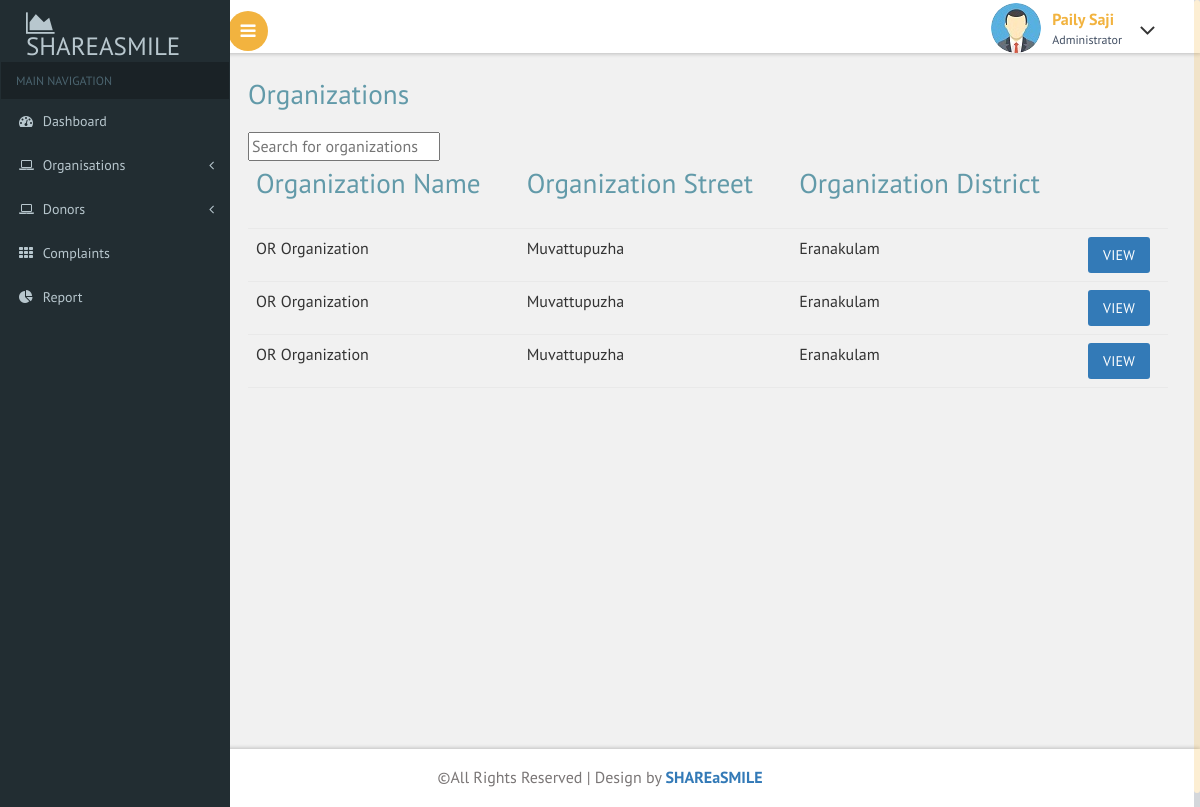
/admin/organizations.php, run on an earlier commit of the app's database.
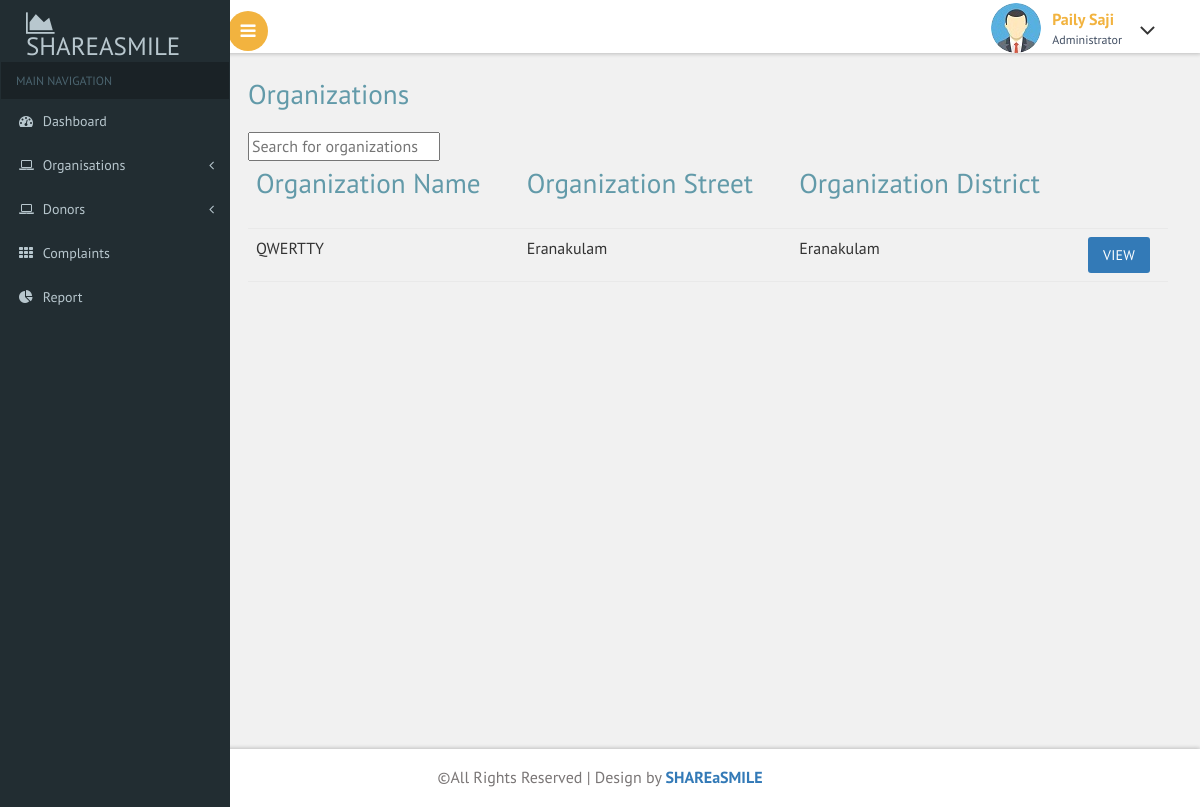
And on a later commit of the database.
### tables this page shows
CREATE TABLE `registration_organisation` (
  `full_name` varchar(100) NOT NULL,
  `email` varchar(100) NOT NULL,
  `phone` varchar(20) NOT NULL,
  `street` varchar(100) NOT NULL,
  `district` varchar(100) NOT NULL,
  `pincode` varchar(10) NOT NULL,
  `organisation_id` int(11) NOT NULL,
  `organisation_name` varchar(100) NOT NULL,
  `organisation_email` varchar(100) NOT NULL,
  `organisation_phone` varchar(20) NOT NULL,
  `organisation_street` varchar(100) NOT NULL,
  `organistion_district` varchar(100) NOT NULL,
  `organisation_pincode` varchar(10) NOT NULL,
  `organisation_licence_number` varchar(50) NOT NULL,
  `organisation_licence_file` varchar(200) NOT NULL,
  `verify_status` int(11) NOT NULL
);

### admin/organizations.php (the view, shortened to what this page needs)
<?php
include("header.php");
?>
<div id="page-wrapper">
    <div class="main-page">
        <h2 class="title1">Organizations</h2>
        <input type="text" id="searchInput" placeholder="Search for organizations">
        <table class="table table-hover">
            <thead>
                <th>
                    <h2 class="title1">Organization Name</h2>
                </th>
                <th>
                    <h2 class="title1">Organization Street</h2>
                </th>
                <th>
                    <h2 class="title1">Organization District</h2>
                </th>
                <th></th>
            </thead>
            <tbody>
                <?php
                require("connect.php");
                $sql = "SELECT * FROM registration_organisation WHERE verify_status=0";
                $res = mysqli_query($conn, $sql);
                if (mysqli_num_rows($res) > 0) {
                    while ($row = mysqli_fetch_assoc($res)) {
                        ?>
                        <tr class="organization-row">
                            <td><?php echo $row['organisation_name'] ?></td>
                            <td><?php echo $row['organisation_street'] ?></td>
                            <td><?php echo $row['organistion_district'] ?></td>
                            <td><a class="btn btn-primary" href="showdeatils.php?email=<?php echo $row['organisation_email']?>">View</a></td>
                        </tr>
                    <?php
                    }
                }
                ?>
            </tbody>
        </table>
    </div>
</div>
<?php
include("footer.php");
?>

### admin/header.php (shortened to what this page needs)
<!DOCTYPE HTML>
<html>
<head>
<link href="css/bootstrap.css" rel='stylesheet' type='text/css' />
<link href="css/style.css" rel='stylesheet' type='text/css' />
<link href="css/font-awesome.css" rel="stylesheet">
<link href='css/SidebarNav.min.css' media='all' rel='stylesheet' type='text/css'/>
<link href="css/custom.css" rel="stylesheet">
					<link href="css/owl.carousel.css" rel="stylesheet">
</head>
<body class="cbp-spmenu-push">
	<div class="main-content">
	<div class="cbp-spmenu cbp-spmenu-vertical cbp-spmenu-left" id="cbp-spmenu-s1">
		<aside class="sidebar-left">
      <nav class="navbar navbar-inverse">
          <div class="navbar-header">
            <h1><a class="navbar-brand" href="index.php"><span class="fa fa-area-chart"></span> SHAREaSMILE<span class="dashboard_text"></span></a></h1>
          </div>
          <div class="collapse navbar-collapse" id="bs-example-navbar-collapse-1">
            <ul class="sidebar-menu">
              <li class="header">MAIN NAVIGATION</li>
              <li class="treeview">
                <a href="report.php">
                <i class="fa fa-dashboard"></i> <span>Dashboard</span>
                </a>
              </li>
			  <li class="treeview">
                <a href="#">
                <i class="fa fa-laptop"></i>
                <span>Organisations</span>
                <i class="fa fa-angle-left pull-right"></i>
                </a>
              </li>
              <li class="treeview">
                <a href="#">
                <i class="fa fa-laptop"></i>
                <span>Donors</span>
                <i class="fa fa-angle-left pull-right"></i>
                </a>
              </li>
			  <li>
                <a href="complaints.php">
                <i class="fa fa-th"></i> <span>Complaints</span>
                </a>
              </li>
              <li class="treeview">
                <a href="report.php">
                <i class="fa fa-pie-chart"></i>
                <span>Report</span>
                </a>
              </li>
            </ul>
          </div>
      </nav>
    </aside>
	</div>
		<div class="sticky-header header-section ">
			<div class="header-left">
				<button id="showLeftPush"><i class="fa fa-bars"></i></button>
				<div class="clearfix"> </div>
			</div>
			<div class="header-right">
				<div class="profile_details">
					<ul>
						<li class="dropdown profile_details_drop">
							<a href="#" class="dropdown-toggle" data-toggle="dropdown" aria-expanded="false">
								<div class="profile_img">
									<span class="prfil-img"><img src="images/OIP.jpeg" alt=""> </span>
									<div class="user-name">
										<p>Paily Saji</p>
										<span>Administrator</span>
									</div>
									<i class="fa fa-angle-down lnr"></i>
									<div class="clearfix"></div>
								</div>
							</a>
						</li>
					</ul>
				</div>
				<div class="clearfix"> </div>
			</div>
			<div class="clearfix"> </div>
		</div>

What changed in the data, as far as the page shows it:
removed registration_organisation: organisation_name "OR Organization", organisation_street "Muvattupuzha", organistion_district "Eranakulam"
removed registration_organisation: organisation_name "OR Organization", organisation_street "Muvattupuzha", organistion_district "Eranakulam"
removed registration_organisation: organisation_name "OR Organization", organisation_street "Muvattupuzha", organistion_district "Eranakulam"
added registration_organisation: organisation_name "QWERTTY", organisation_street "Eranakulam", organistion_district "Eranakulam"
